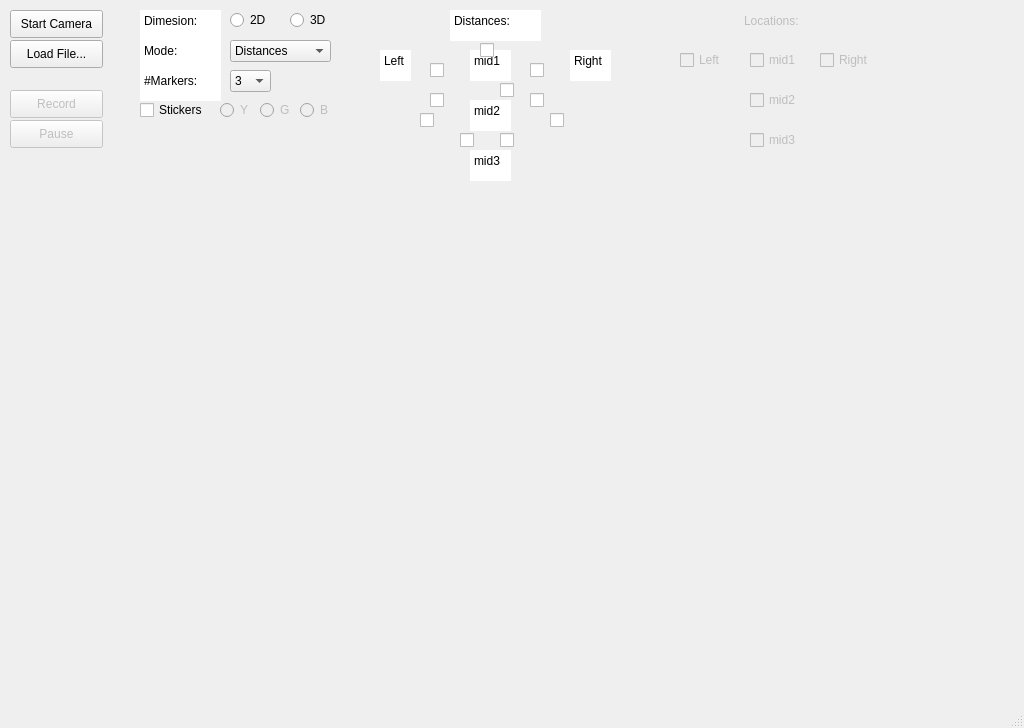
<?xml version="1.0" encoding="UTF-8"?>
<ui version="4.0">
 <class>DeepBreath</class>
 <widget class="QMainWindow" name="DeepBreath">
  <property name="geometry">
   <rect>
    <x>0</x>
    <y>0</y>
    <width>1024</width>
    <height>728</height>
   </rect>
  </property>
  <property name="windowTitle">
   <string>DeepBreath</string>
  </property>
  <widget class="QWidget" name="centralwidget">
   <widget class="QPushButton" name="start_camera_button">
    <property name="geometry">
     <rect>
      <x>10</x>
      <y>10</y>
      <width>93</width>
      <height>28</height>
     </rect>
    </property>
    <property name="text">
     <string>Start Camera</string>
    </property>
   </widget>
   <widget class="QPushButton" name="load_file_button">
    <property name="geometry">
     <rect>
      <x>10</x>
      <y>40</y>
      <width>93</width>
      <height>28</height>
     </rect>
    </property>
    <property name="text">
     <string>Load File...</string>
    </property>
   </widget>
   <widget class="QPushButton" name="recod_button">
    <property name="enabled">
     <bool>false</bool>
    </property>
    <property name="geometry">
     <rect>
      <x>10</x>
      <y>90</y>
      <width>93</width>
      <height>28</height>
     </rect>
    </property>
    <property name="text">
     <string>Record</string>
    </property>
   </widget>
   <widget class="QPushButton" name="pause_button">
    <property name="enabled">
     <bool>false</bool>
    </property>
    <property name="geometry">
     <rect>
      <x>10</x>
      <y>120</y>
      <width>93</width>
      <height>28</height>
     </rect>
    </property>
    <property name="text">
     <string>Pause</string>
    </property>
   </widget>
   <widget class="QRadioButton" name="dimension_2d_radio_button">
    <property name="geometry">
     <rect>
      <x>230</x>
      <y>10</y>
      <width>51</width>
      <height>20</height>
     </rect>
    </property>
    <property name="text">
     <string>2D</string>
    </property>
   </widget>
   <widget class="QRadioButton" name="dimensio_3d_radio_button">
    <property name="geometry">
     <rect>
      <x>290</x>
      <y>10</y>
      <width>51</width>
      <height>20</height>
     </rect>
    </property>
    <property name="text">
     <string>3D</string>
    </property>
   </widget>
   <widget class="QPlainTextEdit" name="dimension_text">
    <property name="geometry">
     <rect>
      <x>140</x>
      <y>10</y>
      <width>81</width>
      <height>31</height>
     </rect>
    </property>
    <property name="mouseTracking">
     <bool>false</bool>
    </property>
    <property name="frameShape">
     <enum>QFrame::NoFrame</enum>
    </property>
    <property name="readOnly">
     <bool>true</bool>
    </property>
    <property name="plainText">
     <string>Dimesion:</string>
    </property>
   </widget>
   <widget class="QPlainTextEdit" name="mode_text">
    <property name="geometry">
     <rect>
      <x>140</x>
      <y>40</y>
      <width>81</width>
      <height>31</height>
     </rect>
    </property>
    <property name="mouseTracking">
     <bool>false</bool>
    </property>
    <property name="frameShape">
     <enum>QFrame::NoFrame</enum>
    </property>
    <property name="readOnly">
     <bool>true</bool>
    </property>
    <property name="plainText">
     <string>Mode:</string>
    </property>
   </widget>
   <widget class="QComboBox" name="comboBox">
    <property name="geometry">
     <rect>
      <x>230</x>
      <y>40</y>
      <width>101</width>
      <height>22</height>
     </rect>
    </property>
    <item>
     <property name="text">
      <string>Distances</string>
     </property>
    </item>
    <item>
     <property name="text">
      <string>Locations</string>
     </property>
    </item>
    <item>
     <property name="text">
      <string>Fourier</string>
     </property>
    </item>
    <item>
     <property name="text">
      <string>Volume</string>
     </property>
    </item>
    <item>
     <property name="text">
      <string>No Graph</string>
     </property>
    </item>
   </widget>
   <widget class="QPlainTextEdit" name="locations_text">
    <property name="enabled">
     <bool>false</bool>
    </property>
    <property name="geometry">
     <rect>
      <x>740</x>
      <y>10</y>
      <width>91</width>
      <height>31</height>
     </rect>
    </property>
    <property name="mouseTracking">
     <bool>false</bool>
    </property>
    <property name="frameShape">
     <enum>QFrame::NoFrame</enum>
    </property>
    <property name="readOnly">
     <bool>true</bool>
    </property>
    <property name="plainText">
     <string>Locations:</string>
    </property>
   </widget>
   <widget class="QCheckBox" name="left_loc_checkbox">
    <property name="enabled">
     <bool>false</bool>
    </property>
    <property name="geometry">
     <rect>
      <x>680</x>
      <y>50</y>
      <width>51</width>
      <height>20</height>
     </rect>
    </property>
    <property name="text">
     <string>Left</string>
    </property>
   </widget>
   <widget class="QCheckBox" name="right_loc_checkbox">
    <property name="enabled">
     <bool>false</bool>
    </property>
    <property name="geometry">
     <rect>
      <x>820</x>
      <y>50</y>
      <width>51</width>
      <height>20</height>
     </rect>
    </property>
    <property name="text">
     <string>Right</string>
    </property>
   </widget>
   <widget class="QCheckBox" name="mid1_loc_checkbox">
    <property name="enabled">
     <bool>false</bool>
    </property>
    <property name="geometry">
     <rect>
      <x>750</x>
      <y>50</y>
      <width>51</width>
      <height>20</height>
     </rect>
    </property>
    <property name="text">
     <string>mid1</string>
    </property>
   </widget>
   <widget class="QCheckBox" name="mid2_loc_checkbox">
    <property name="enabled">
     <bool>false</bool>
    </property>
    <property name="geometry">
     <rect>
      <x>750</x>
      <y>90</y>
      <width>51</width>
      <height>20</height>
     </rect>
    </property>
    <property name="text">
     <string>mid2</string>
    </property>
   </widget>
   <widget class="QCheckBox" name="mid3_loc_checkbox">
    <property name="enabled">
     <bool>false</bool>
    </property>
    <property name="geometry">
     <rect>
      <x>750</x>
      <y>130</y>
      <width>51</width>
      <height>20</height>
     </rect>
    </property>
    <property name="text">
     <string>mid3</string>
    </property>
   </widget>
   <widget class="QPlainTextEdit" name="num_markers_text">
    <property name="geometry">
     <rect>
      <x>140</x>
      <y>70</y>
      <width>81</width>
      <height>31</height>
     </rect>
    </property>
    <property name="mouseTracking">
     <bool>false</bool>
    </property>
    <property name="frameShape">
     <enum>QFrame::NoFrame</enum>
    </property>
    <property name="readOnly">
     <bool>true</bool>
    </property>
    <property name="plainText">
     <string>#Markers:</string>
    </property>
   </widget>
   <widget class="QComboBox" name="num_markers_combo_box">
    <property name="geometry">
     <rect>
      <x>230</x>
      <y>70</y>
      <width>41</width>
      <height>22</height>
     </rect>
    </property>
    <item>
     <property name="text">
      <string>3</string>
     </property>
    </item>
    <item>
     <property name="text">
      <string>4</string>
     </property>
    </item>
    <item>
     <property name="text">
      <string>5</string>
     </property>
    </item>
   </widget>
   <widget class="QCheckBox" name="is_stickers_checkbox">
    <property name="geometry">
     <rect>
      <x>140</x>
      <y>100</y>
      <width>101</width>
      <height>20</height>
     </rect>
    </property>
    <property name="text">
     <string>Stickers</string>
    </property>
   </widget>
   <widget class="QRadioButton" name="y_color_radio_button">
    <property name="enabled">
     <bool>false</bool>
    </property>
    <property name="geometry">
     <rect>
      <x>220</x>
      <y>100</y>
      <width>41</width>
      <height>20</height>
     </rect>
    </property>
    <property name="text">
     <string>Y</string>
    </property>
   </widget>
   <widget class="QRadioButton" name="g_color_radio_button">
    <property name="enabled">
     <bool>false</bool>
    </property>
    <property name="geometry">
     <rect>
      <x>260</x>
      <y>100</y>
      <width>41</width>
      <height>20</height>
     </rect>
    </property>
    <property name="text">
     <string>G</string>
    </property>
   </widget>
   <widget class="QRadioButton" name="b_color_radio_button">
    <property name="enabled">
     <bool>false</bool>
    </property>
    <property name="geometry">
     <rect>
      <x>300</x>
      <y>100</y>
      <width>41</width>
      <height>20</height>
     </rect>
    </property>
    <property name="text">
     <string>B</string>
    </property>
   </widget>
   <widget class="QPlainTextEdit" name="distances_text">
    <property name="geometry">
     <rect>
      <x>450</x>
      <y>10</y>
      <width>91</width>
      <height>31</height>
     </rect>
    </property>
    <property name="mouseTracking">
     <bool>false</bool>
    </property>
    <property name="frameShape">
     <enum>QFrame::NoFrame</enum>
    </property>
    <property name="readOnly">
     <bool>true</bool>
    </property>
    <property name="plainText">
     <string>Distances:</string>
    </property>
   </widget>
   <widget class="QPlainTextEdit" name="left_text">
    <property name="geometry">
     <rect>
      <x>380</x>
      <y>50</y>
      <width>31</width>
      <height>31</height>
     </rect>
    </property>
    <property name="mouseTracking">
     <bool>false</bool>
    </property>
    <property name="frameShape">
     <enum>QFrame::NoFrame</enum>
    </property>
    <property name="readOnly">
     <bool>true</bool>
    </property>
    <property name="plainText">
     <string>Left</string>
    </property>
   </widget>
   <widget class="QPlainTextEdit" name="mid1_text">
    <property name="geometry">
     <rect>
      <x>470</x>
      <y>50</y>
      <width>41</width>
      <height>31</height>
     </rect>
    </property>
    <property name="mouseTracking">
     <bool>false</bool>
    </property>
    <property name="frameShape">
     <enum>QFrame::NoFrame</enum>
    </property>
    <property name="readOnly">
     <bool>true</bool>
    </property>
    <property name="plainText">
     <string>mid1</string>
    </property>
   </widget>
   <widget class="QPlainTextEdit" name="right_text">
    <property name="geometry">
     <rect>
      <x>570</x>
      <y>50</y>
      <width>41</width>
      <height>31</height>
     </rect>
    </property>
    <property name="mouseTracking">
     <bool>false</bool>
    </property>
    <property name="frameShape">
     <enum>QFrame::NoFrame</enum>
    </property>
    <property name="readOnly">
     <bool>true</bool>
    </property>
    <property name="plainText">
     <string>Right</string>
    </property>
   </widget>
   <widget class="QPlainTextEdit" name="mid2_text">
    <property name="geometry">
     <rect>
      <x>470</x>
      <y>100</y>
      <width>41</width>
      <height>31</height>
     </rect>
    </property>
    <property name="mouseTracking">
     <bool>false</bool>
    </property>
    <property name="frameShape">
     <enum>QFrame::NoFrame</enum>
    </property>
    <property name="readOnly">
     <bool>true</bool>
    </property>
    <property name="plainText">
     <string>mid2</string>
    </property>
   </widget>
   <widget class="QPlainTextEdit" name="mid3_text">
    <property name="geometry">
     <rect>
      <x>470</x>
      <y>150</y>
      <width>41</width>
      <height>31</height>
     </rect>
    </property>
    <property name="mouseTracking">
     <bool>false</bool>
    </property>
    <property name="frameShape">
     <enum>QFrame::NoFrame</enum>
    </property>
    <property name="readOnly">
     <bool>true</bool>
    </property>
    <property name="plainText">
     <string>mid3</string>
    </property>
   </widget>
   <widget class="QCheckBox" name="left_mid1_checkbox">
    <property name="geometry">
     <rect>
      <x>430</x>
      <y>60</y>
      <width>16</width>
      <height>20</height>
     </rect>
    </property>
    <property name="text">
     <string/>
    </property>
   </widget>
   <widget class="QCheckBox" name="right_mid1_checkbox">
    <property name="geometry">
     <rect>
      <x>530</x>
      <y>60</y>
      <width>16</width>
      <height>20</height>
     </rect>
    </property>
    <property name="text">
     <string/>
    </property>
   </widget>
   <widget class="QCheckBox" name="left_right_checkbox">
    <property name="geometry">
     <rect>
      <x>480</x>
      <y>40</y>
      <width>16</width>
      <height>20</height>
     </rect>
    </property>
    <property name="text">
     <string/>
    </property>
   </widget>
   <widget class="QCheckBox" name="mid1_mid2_checkbox">
    <property name="geometry">
     <rect>
      <x>500</x>
      <y>80</y>
      <width>16</width>
      <height>20</height>
     </rect>
    </property>
    <property name="text">
     <string/>
    </property>
   </widget>
   <widget class="QCheckBox" name="mid2_mid3_checkbox">
    <property name="geometry">
     <rect>
      <x>500</x>
      <y>130</y>
      <width>16</width>
      <height>20</height>
     </rect>
    </property>
    <property name="text">
     <string/>
    </property>
   </widget>
   <widget class="QCheckBox" name="right_mid2_checkbox">
    <property name="geometry">
     <rect>
      <x>530</x>
      <y>90</y>
      <width>16</width>
      <height>20</height>
     </rect>
    </property>
    <property name="text">
     <string/>
    </property>
   </widget>
   <widget class="QCheckBox" name="left_mid2_checkbox">
    <property name="geometry">
     <rect>
      <x>430</x>
      <y>90</y>
      <width>16</width>
      <height>20</height>
     </rect>
    </property>
    <property name="text">
     <string/>
    </property>
   </widget>
   <widget class="QCheckBox" name="mid1_mid3_checkbox">
    <property name="geometry">
     <rect>
      <x>460</x>
      <y>130</y>
      <width>16</width>
      <height>20</height>
     </rect>
    </property>
    <property name="text">
     <string/>
    </property>
   </widget>
   <widget class="QCheckBox" name="left_mid3_checkbox">
    <property name="geometry">
     <rect>
      <x>420</x>
      <y>110</y>
      <width>16</width>
      <height>20</height>
     </rect>
    </property>
    <property name="text">
     <string/>
    </property>
   </widget>
   <widget class="QCheckBox" name="right_mid3_checkbox">
    <property name="geometry">
     <rect>
      <x>550</x>
      <y>110</y>
      <width>16</width>
      <height>20</height>
     </rect>
    </property>
    <property name="text">
     <string/>
    </property>
   </widget>
  </widget>
  <widget class="QMenuBar" name="menubar">
   <property name="geometry">
    <rect>
     <x>0</x>
     <y>0</y>
     <width>1024</width>
     <height>26</height>
    </rect>
   </property>
  </widget>
  <widget class="QStatusBar" name="statusbar"/>
 </widget>
 <resources/>
 <connections/>
</ui>
